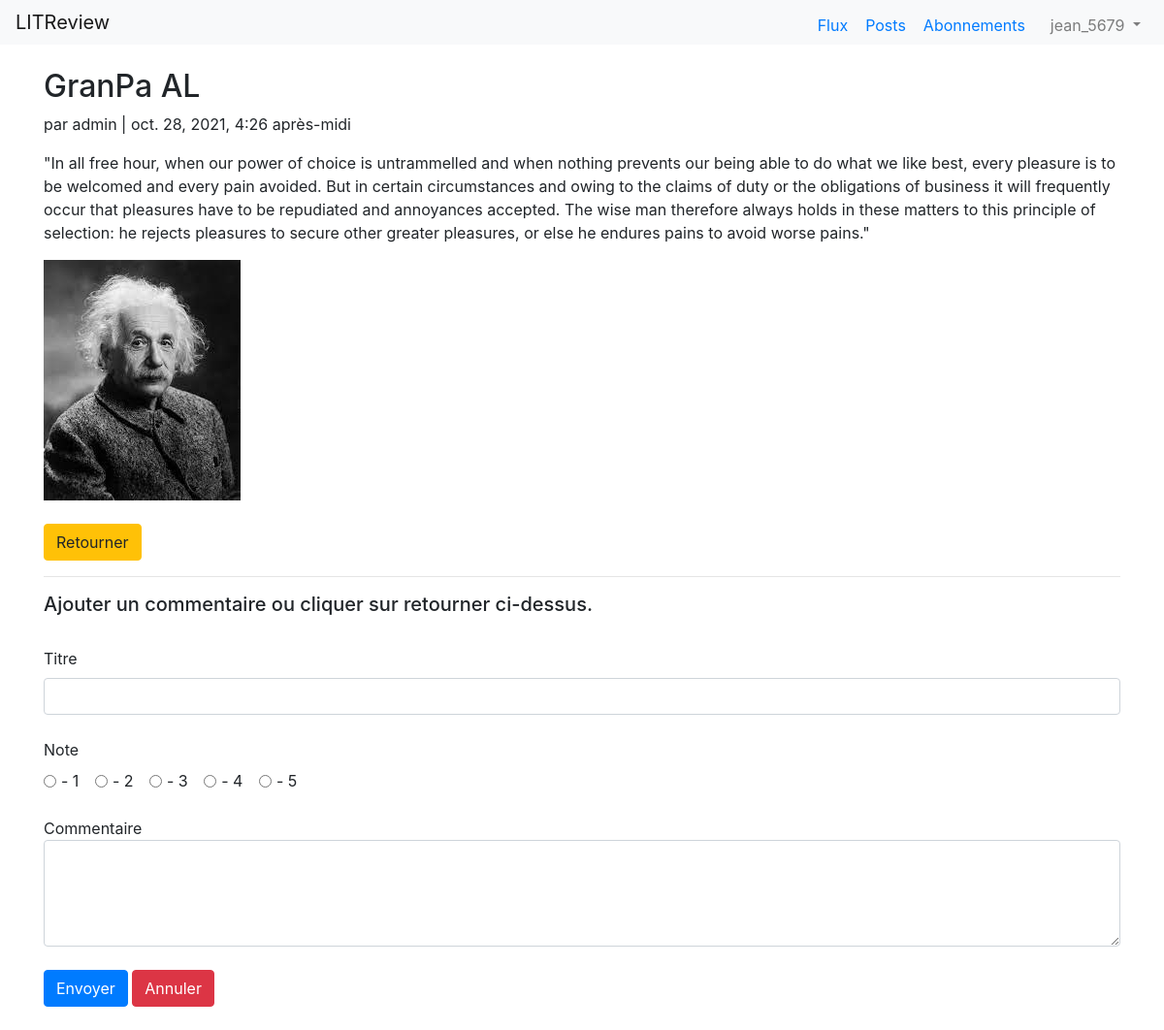
The page /tickets/4/ (signed in) on the database as committed earlier.
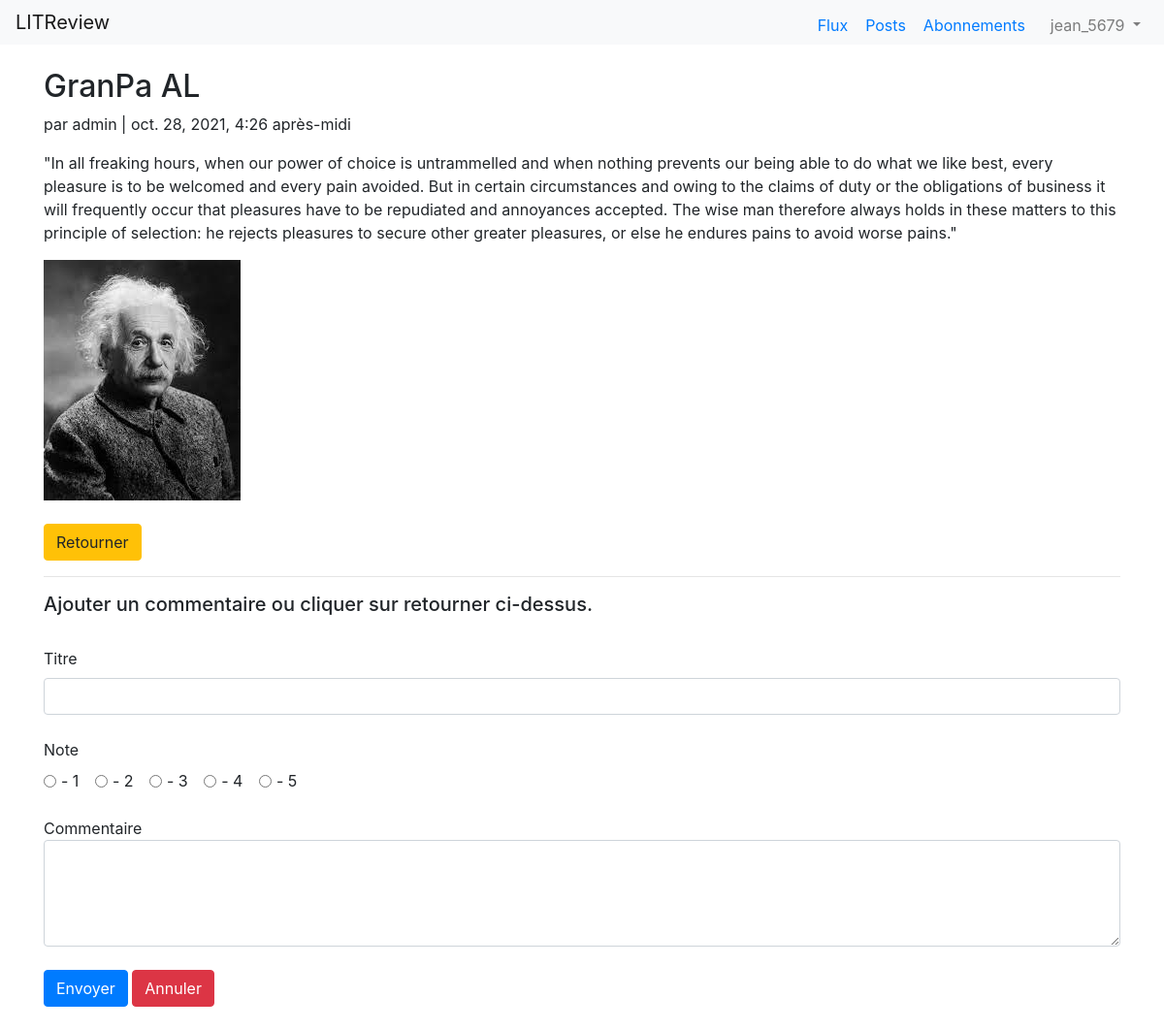
The same page on the database as committed later.
### tickets/models.py (models this page shows, shortened)
class Ticket(models.Model):
    title = models.CharField(max_length=128)
    description = models.TextField(max_length=2048, blank=True)
    author = models.ForeignKey(Profile, on_delete=models.CASCADE)
    image = models.ImageField(null=True, blank=True)
    updated = models.DateTimeField(auto_now=True)
    created = models.DateTimeField(auto_now_add=True)
    class Meta:
        ordering = ['-created', 'title']

### profiles/models.py (models this page shows, shortened)
class Profile(models.Model):
    user = models.OneToOneField(to=settings.AUTH_USER_MODEL, on_delete=models.CASCADE)
    following = models.ManyToManyField(to=settings.AUTH_USER_MODEL, related_name='following', blank=True)
    updated = models.DateTimeField(auto_now=True)
    created = models.DateTimeField(auto_now_add=True)
    def __str__(self):
        return str(self.user.username)
    class Meta:
        ordering = ('-created',)

### users/models.py (models this page shows)
class CustomUser(AbstractUser):
    age = models.PositiveIntegerField(null=True, blank=True)

### tickets/views.py (the view)
# urls.py: path('<int:pk>/', TicketDetailView.as_view(), name='ticket_detail'),
class TicketDetailView(LoginRequiredMixin, DetailView):
    model = Ticket
    template_name = 'ticket_detail.html'
    login_url = 'login'

### templates/ticket_detail.html (shortened to what this page needs)
{% extends 'base.html' %}
{% block content %}
    <div class="ticket-entry">
        <h2>{{ object.title }}</h2>
        <p>par {{ object.author }} | {{ object.created }}</p>
        <p>{{ object.description }}</p>
        {% if ticket.image %}
        <img class="image" src="/static/images/{{ ticket.image }}" style="max-width: 300px;"/>
        {% endif %}
    </div>
    <br>
    <a type="btn" href="{% url 'myfeed' %}" class="btn btn-warning">Retourner</a>
    <hr>
    {% if not ticket.comments.first.user %}
        <h5>Ajouter un commentaire ou cliquer sur retourner ci-dessus.</h5>
        <br>
        <form action="{% url 'submit_review' ticket.pk %}" method="POST">
            <div>
                <label for="ratingtitle">Titre</label>
                <input type="text" class="form-control" name="subject" id="ratingtitle">
                <br>
                <label>Note</label>
                <br>
                <div class="rate">
                    <div class="form-check form-check-inline">
                        <input class="form-check-input" type="radio" name="rating" id="inlineRadio1" value="1">
                        <label class="form-check-label" for="inlineRadio1"> - 1</label>
                    </div>
                    <div class="form-check form-check-inline">
                        <input class="form-check-input" type="radio" name="rating" id="inlineRadio2" value="2">
                        <label class="form-check-label" for="inlineRadio2"> - 2</label>
                    </div>
                    <div class="form-check form-check-inline">
                        <input class="form-check-input" type="radio" name="rating" id="inlineRadio3" value="3">
                        <label class="form-check-label" for="inlineRadio3"> - 3</label>
                    </div>
                    <div class="form-check form-check-inline">
                        <input class="form-check-input" type="radio" name="rating" id="inlineRadio4" value="4">
                        <label class="form-check-label" for="inlineRadio4"> - 4</label>
                    </div>
                    <div class="form-check form-check-inline">
                        <input class="form-check-input" type="radio" name="rating" id="inlineRadio5" value="5">
                        <label class="form-check-label" for="inlineRadio5"> - 5</label>
                    </div>
                </div>
                <br>
                Commentaire
                <textarea name="review" rows="4" class="form-control"></textarea>
                <br>
                        <input type="submit" value="Envoyer" class="btn btn-primary">
                        <a class="btn btn-danger" href="{% url 'myfeed' %}" role="button">Annuler</a>
                <br>
                <br>
            </div>
        </form>
    {% endif %}
{% endblock content %}

Rows that differ between the two databases and show on the page:
changed Ticket "GranPa AL": description "\"In all free hour, when our power of…" → "\"In all freaking hours, when our power of…"
